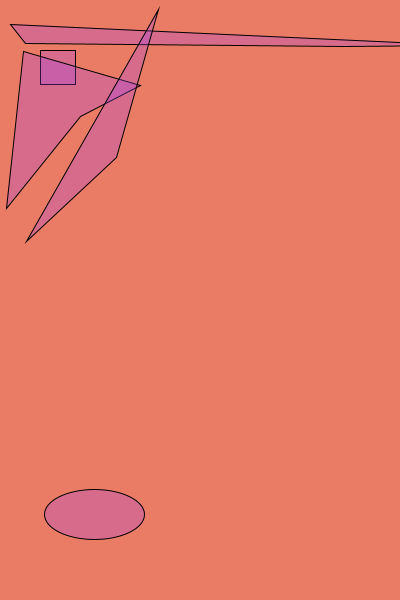
Frame 1 (no input)
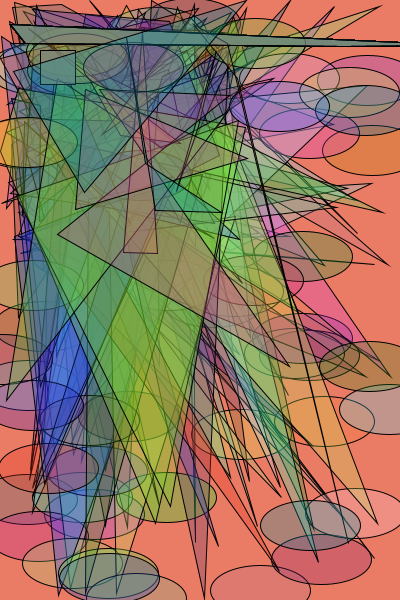
Frame 60 (the mouse pressed at the canvas centre just before this capture)
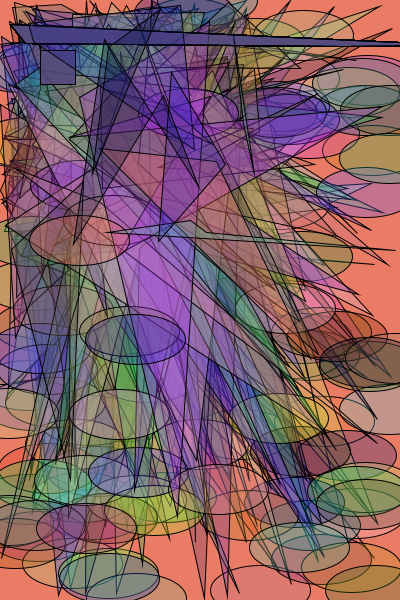
Frame 120 (the mouse held since frame 60 and released just before this capture)

The Processing sketch that drew these frames (run headless with seeded random() and noise(); from frame 60 on, the mouse is pressed at the canvas centre):

// Processing sketch: processing_99071
// ── processing_99071.pde

void setup()





{ 





  size(400, 600);





  background(234, 123, 100);





  smooth();





  frameRate(60);





 





} 





 





void draw() 





{  





    fill( random(255), random(255), random(255), 70 );





    ellipse( random(width), random(height), 100, 50);



rect(40,50,35,34);
quad(10,24,25,43,343,46,463,45);
quad(random(255),random(255),random(255),random(255),random(255),random(255),random(width),random(height));
triangle(random(255),random(255),random(255),random(255),random(width),random(height));
 





}
